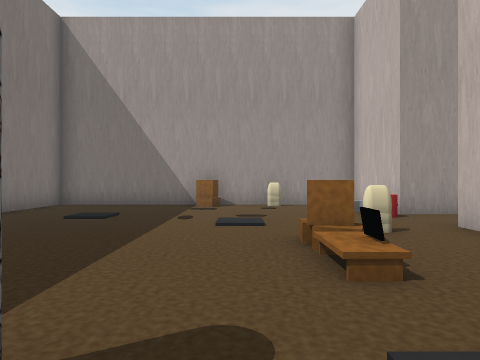
View 1 (above)

21 first-person views from a walk through a scene from a Unity 3-D project. The camera is 1.5 m above the floor, looks level and sees 70° across. The floor is counted in squares, 2 m on a side. Each view is taken from the middle of a square. On the plan, view 1 faces up. The plan holds only what a view shows up to about 11 squares ahead; the rest is blank. The player character is not drawn. Some animated figures are left out.

View 2
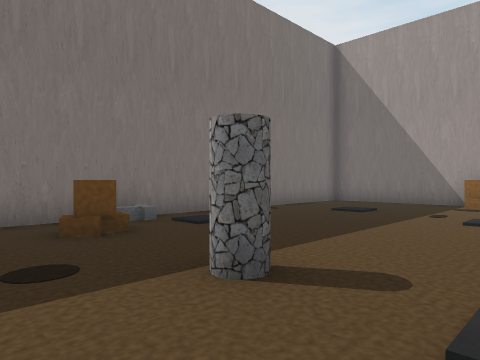

View 3
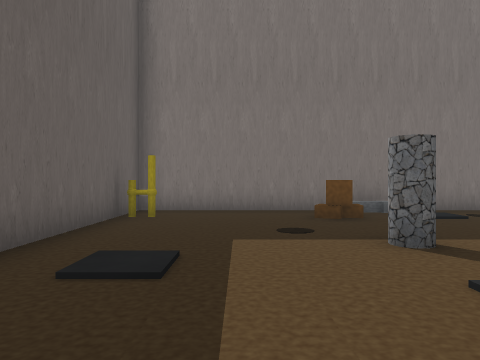

View 4
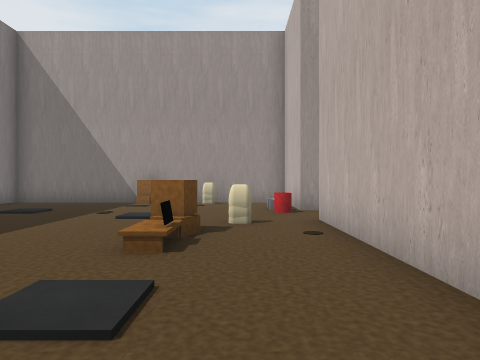

View 5
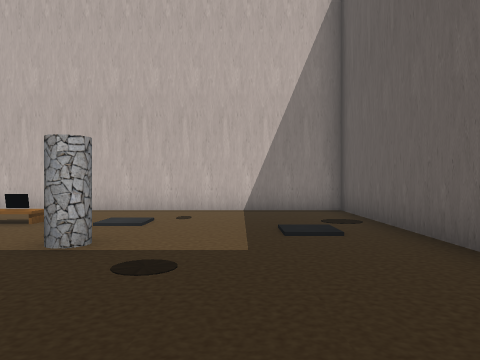

View 6
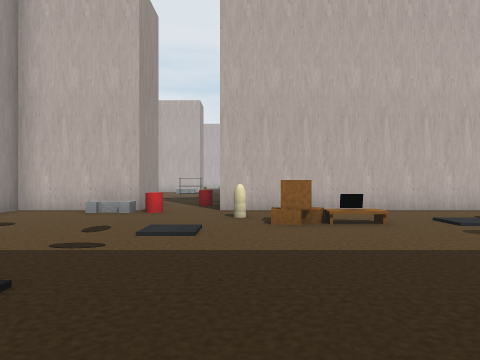

View 7
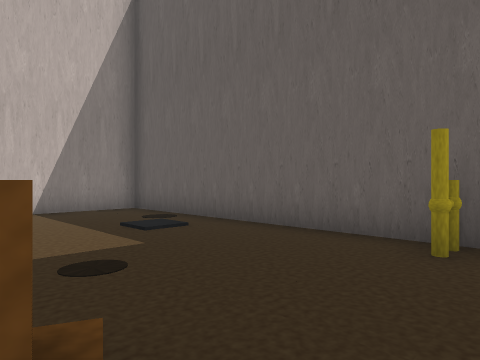

View 8
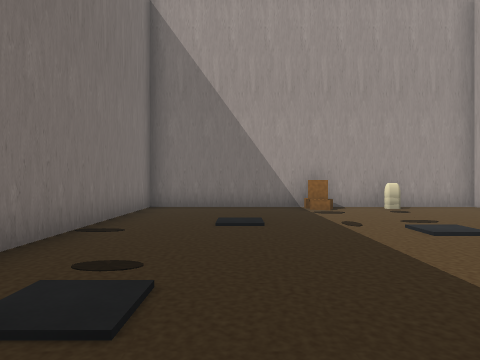

View 9
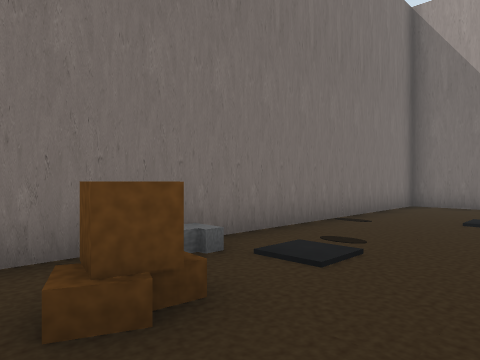

View 10
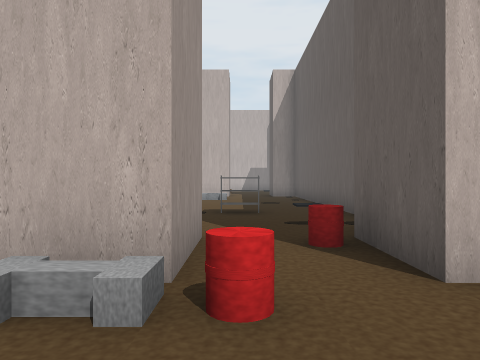

View 11
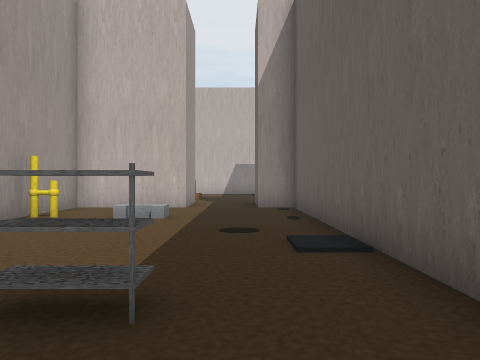

View 12
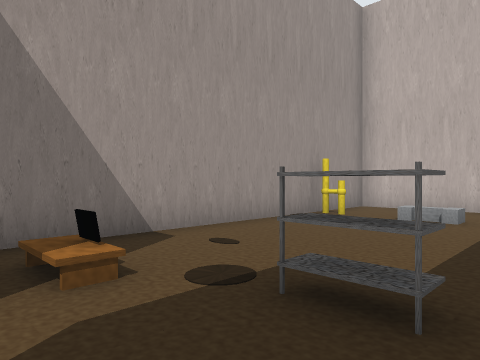

View 13
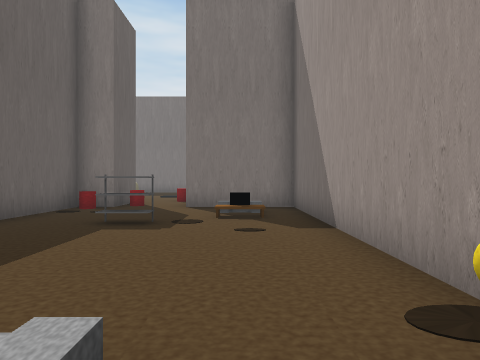

View 14
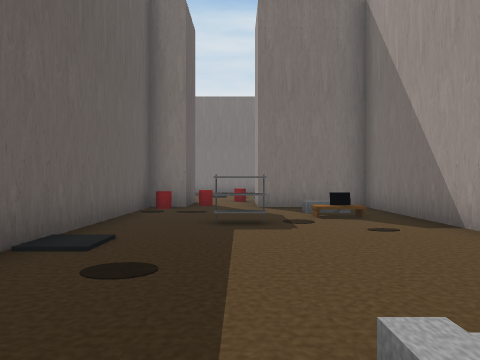

View 15
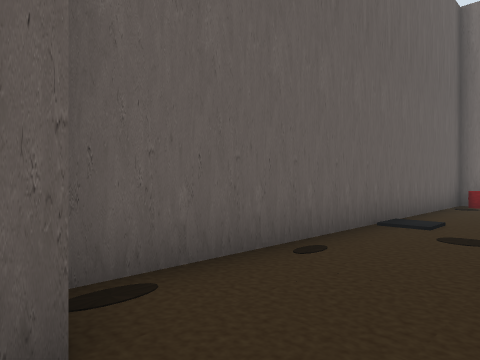

View 16
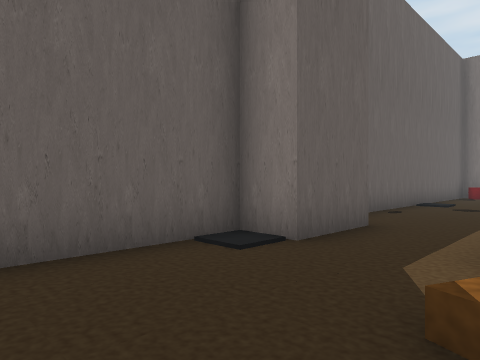

View 17
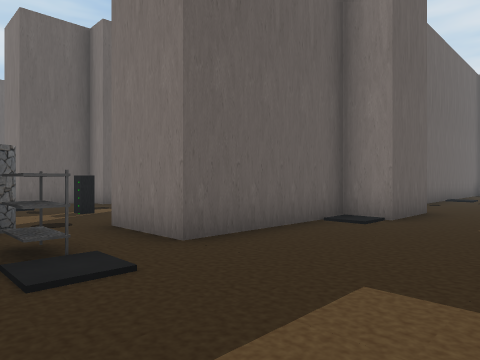

View 18
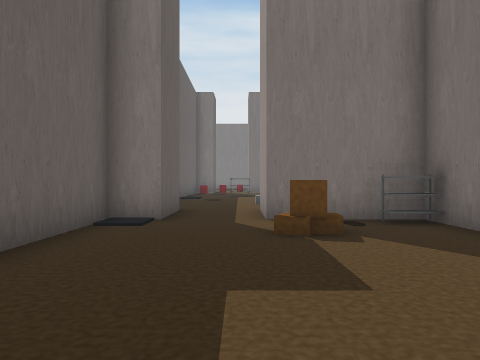

View 19
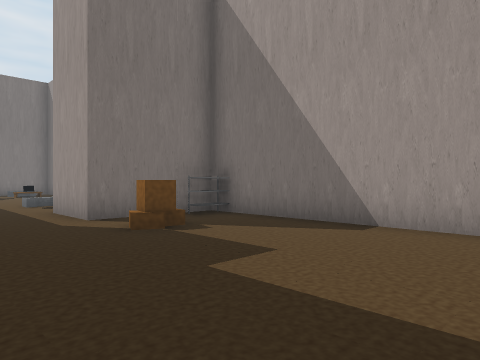

View 20
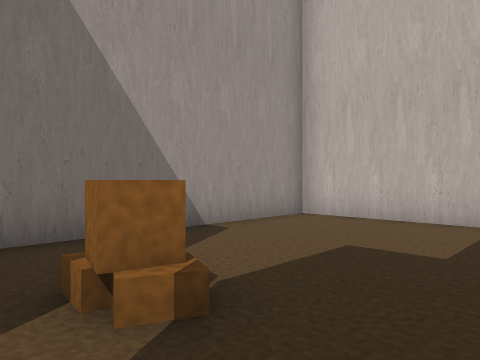

View 21
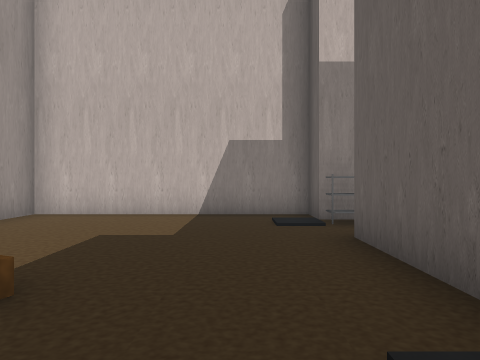

### Floor plan
Points are (right, up) in squares from view 1. A wall is a line through its corners. A room is listed if a view was taken in it or the views show most of it. See-through windows are left out.
Room 1 (views 1, 2, 3, 4, 5, 6, 7, 8, 9, 10)
walls: (3.5, 7.5) (3.5, 10.5) (-5.5, 10.5) (-5.5, -3.5) (3.5, -3.5) (3.5, 5.5)
objects: other object (-4, -3); other object (-1, 10); other object (1, 3); other object (1, 4); other object (1, 10)
Room 2 (views 11, 12, 13, 14)
walls: (16.5, 7.5) (16.5, 10.5) (5.5, 10.5) (5.5, 7.5) (3.5, 7.5); (3.5, 5.5) (5.5, 5.5) (5.5, 4.5) (16.5, 4.5) (16.5, 5.5)
ways out: opening at (17.5, 6.5) to room 3
objects: other object (5, 6); other object (6, 5); other object (14, 10)
Room 3 (views 15, 16, 17, 18, 19, 20, 21)
walls: (24.5, 3.8) (24.5, 4.5) (25.5, 4.5) (25.5, 10.5) (18.5, 10.5) (18.5, 7.5) (16.5, 7.5); (16.5, 5.5) (18.5, 5.5) (18.5, 4.5) (22.5, 4.5) (22.5, 2.5)
ways out: opening at (17.5, 6.5) to room 2
objects: other object (19, 10); other object (24, 4)

Positions as (right, up) in squares from view 1, and headings:
1: (0, 0), facing up
2: (1, -1), facing up-left
3: (3, -1), facing left
4: (2, -1), facing up
5: (-5, -1), facing right
6: (-5, 5), facing right
7: (-5, 1), facing down-right
8: (-3, 1), facing up
9: (-2, 0), facing up-left
10: (1, 7), facing right
11: (7, 6), facing right
12: (7, 6), facing up-right
13: (15, 9), facing left
14: (15, 7), facing left
15: (17, 7), facing down-left
16: (22, 8), facing down-left
17: (25, 8), facing down-left
18: (25, 7), facing left
19: (25, 5), facing up-left
20: (19, 6), facing up-right
21: (18, 6), facing right
